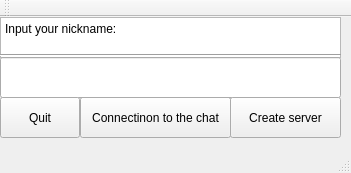
<?xml version="1.0" encoding="UTF-8"?>
<ui version="4.0">
 <class>MainWindow</class>
 <widget class="QMainWindow" name="MainWindow">
  <property name="geometry">
   <rect>
    <x>0</x>
    <y>0</y>
    <width>351</width>
    <height>173</height>
   </rect>
  </property>
  <property name="windowTitle">
   <string>MainWindow</string>
  </property>
  <widget class="QWidget" name="centralWidget">
   <widget class="QTextEdit" name="que_text">
    <property name="geometry">
     <rect>
      <x>0</x>
      <y>0</y>
      <width>341</width>
      <height>41</height>
     </rect>
    </property>
    <property name="readOnly">
     <bool>true</bool>
    </property>
    <property name="html">
     <string>&lt;!DOCTYPE HTML PUBLIC &quot;-//W3C//DTD HTML 4.0//EN&quot; &quot;http://www.w3.org/TR/REC-html40/strict.dtd&quot;&gt;
&lt;html&gt;&lt;head&gt;&lt;meta name=&quot;qrichtext&quot; content=&quot;1&quot; /&gt;&lt;style type=&quot;text/css&quot;&gt;
p, li { white-space: pre-wrap; }
&lt;/style&gt;&lt;/head&gt;&lt;body style=&quot; font-family:'Sans Serif'; font-size:9pt; font-weight:400; font-style:normal;&quot;&gt;
&lt;p style=&quot; margin-top:0px; margin-bottom:0px; margin-left:0px; margin-right:0px; -qt-block-indent:0; text-indent:0px;&quot;&gt;Input your nickname:&lt;/p&gt;&lt;/body&gt;&lt;/html&gt;</string>
    </property>
   </widget>
   <widget class="QPushButton" name="button_entry">
    <property name="geometry">
     <rect>
      <x>80</x>
      <y>80</y>
      <width>151</width>
      <height>41</height>
     </rect>
    </property>
    <property name="text">
     <string>Connectinon to the chat</string>
    </property>
   </widget>
   <widget class="QLineEdit" name="in_text">
    <property name="geometry">
     <rect>
      <x>0</x>
      <y>40</y>
      <width>341</width>
      <height>41</height>
     </rect>
    </property>
   </widget>
   <widget class="Line" name="line">
    <property name="geometry">
     <rect>
      <x>0</x>
      <y>30</y>
      <width>341</width>
      <height>16</height>
     </rect>
    </property>
    <property name="orientation">
     <enum>Qt::Horizontal</enum>
    </property>
   </widget>
   <widget class="QPushButton" name="button_quit">
    <property name="geometry">
     <rect>
      <x>0</x>
      <y>80</y>
      <width>80</width>
      <height>41</height>
     </rect>
    </property>
    <property name="text">
     <string>Quit</string>
    </property>
   </widget>
   <widget class="QPushButton" name="button_server">
    <property name="geometry">
     <rect>
      <x>230</x>
      <y>80</y>
      <width>111</width>
      <height>41</height>
     </rect>
    </property>
    <property name="text">
     <string>Create server</string>
    </property>
   </widget>
  </widget>
  <widget class="QMenuBar" name="menuBar">
   <property name="geometry">
    <rect>
     <x>0</x>
     <y>0</y>
     <width>351</width>
     <height>20</height>
    </rect>
   </property>
  </widget>
  <widget class="QToolBar" name="mainToolBar">
   <attribute name="toolBarArea">
    <enum>TopToolBarArea</enum>
   </attribute>
   <attribute name="toolBarBreak">
    <bool>false</bool>
   </attribute>
  </widget>
  <widget class="QStatusBar" name="statusBar"/>
 </widget>
 <layoutdefault spacing="6" margin="11"/>
 <resources/>
 <connections/>
</ui>
